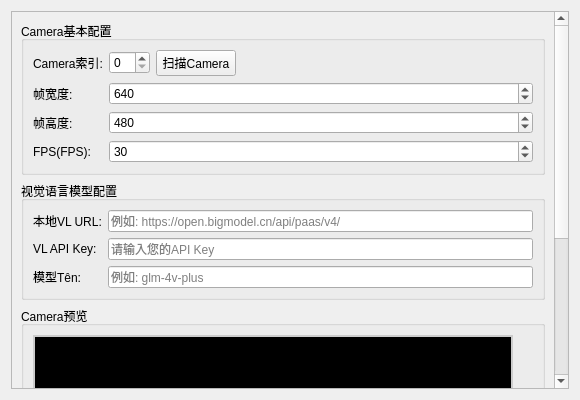
<?xml version="1.0" encoding="UTF-8"?>
<ui version="4.0">
 <class>CameraWidget</class>
 <widget class="QWidget" name="CameraWidget">
  <property name="geometry">
   <rect>
    <x>0</x>
    <y>0</y>
    <width>580</width>
    <height>400</height>
   </rect>
  </property>
  <property name="windowTitle">
   <string>Camera</string>
  </property>
  <layout class="QVBoxLayout" name="verticalLayout">
   <item>
    <widget class="QScrollArea" name="scrollArea">
     <property name="widgetResizable">
      <bool>true</bool>
     </property>
     <widget class="QWidget" name="scrollAreaWidgetContents">
      <property name="geometry">
       <rect>
        <x>0</x>
        <y>0</y>
        <width>578</width>
        <height>380</height>
       </rect>
      </property>
      <layout class="QVBoxLayout" name="contentLayout">
       <item>
        <widget class="QGroupBox" name="camera_basic_group">
         <property name="title">
          <string>Camera基本配置</string>
         </property>
         <layout class="QFormLayout" name="basic_layout">
          <item row="0" column="0">
           <widget class="QLabel" name="label_camera_index">
            <property name="text">
             <string>Camera索引:</string>
            </property>
           </widget>
          </item>
          <item row="0" column="1">
           <layout class="QHBoxLayout" name="camera_index_layout">
            <item>
             <widget class="QSpinBox" name="camera_index_spin">
              <property name="minimum">
               <number>0</number>
              </property>
              <property name="maximum">
               <number>10</number>
              </property>
             </widget>
            </item>
            <item>
             <widget class="QPushButton" name="scan_camera_btn">
              <property name="text">
               <string>扫描Camera</string>
              </property>
             </widget>
            </item>
            <item>
             <spacer name="horizontalSpacer">
              <property name="orientation">
               <enum>Qt::Horizontal</enum>
              </property>
              <property name="sizeHint" stdset="0">
               <size>
                <width>40</width>
                <height>20</height>
               </size>
              </property>
             </spacer>
            </item>
           </layout>
          </item>
          <item row="1" column="0">
           <widget class="QLabel" name="label_frame_width">
            <property name="text">
             <string>帧宽度:</string>
            </property>
           </widget>
          </item>
          <item row="1" column="1">
           <widget class="QSpinBox" name="frame_width_spin">
            <property name="minimum">
             <number>320</number>
            </property>
            <property name="maximum">
             <number>3840</number>
            </property>
            <property name="singleStep">
             <number>160</number>
            </property>
            <property name="value">
             <number>640</number>
            </property>
           </widget>
          </item>
          <item row="2" column="0">
           <widget class="QLabel" name="label_frame_height">
            <property name="text">
             <string>帧高度:</string>
            </property>
           </widget>
          </item>
          <item row="2" column="1">
           <widget class="QSpinBox" name="frame_height_spin">
            <property name="minimum">
             <number>240</number>
            </property>
            <property name="maximum">
             <number>2160</number>
            </property>
            <property name="singleStep">
             <number>120</number>
            </property>
            <property name="value">
             <number>480</number>
            </property>
           </widget>
          </item>
          <item row="3" column="0">
           <widget class="QLabel" name="label_fps">
            <property name="text">
             <string>FPS(FPS):</string>
            </property>
           </widget>
          </item>
          <item row="3" column="1">
           <widget class="QSpinBox" name="fps_spin">
            <property name="minimum">
             <number>1</number>
            </property>
            <property name="maximum">
             <number>60</number>
            </property>
            <property name="value">
             <number>30</number>
            </property>
           </widget>
          </item>
         </layout>
        </widget>
       </item>
       <item>
        <widget class="QGroupBox" name="vl_group">
         <property name="title">
          <string>视觉语言模型配置</string>
         </property>
         <layout class="QFormLayout" name="vl_layout">
          <item row="0" column="0">
           <widget class="QLabel" name="label_local_vl_url">
            <property name="text">
             <string>本地VL URL:</string>
            </property>
           </widget>
          </item>
          <item row="0" column="1">
           <widget class="QLineEdit" name="local_vl_url_edit">
            <property name="placeholderText">
             <string>例如: https://open.bigmodel.cn/api/paas/v4/</string>
            </property>
           </widget>
          </item>
          <item row="1" column="0">
           <widget class="QLabel" name="label_vl_api_key">
            <property name="text">
             <string>VL API Key:</string>
            </property>
           </widget>
          </item>
          <item row="1" column="1">
           <widget class="QLineEdit" name="vl_api_key_edit">
            <property name="echoMode">
             <enum>QLineEdit::Password</enum>
            </property>
            <property name="placeholderText">
             <string>请输入您的API Key</string>
            </property>
           </widget>
          </item>
          <item row="2" column="0">
           <widget class="QLabel" name="label_models">
            <property name="text">
             <string>模型Tên:</string>
            </property>
           </widget>
          </item>
          <item row="2" column="1">
           <widget class="QLineEdit" name="models_edit">
            <property name="placeholderText">
             <string>例如: glm-4v-plus</string>
            </property>
           </widget>
          </item>
         </layout>
        </widget>
       </item>
       <item>
        <widget class="QGroupBox" name="preview_group">
         <property name="title">
          <string>Camera预览</string>
         </property>
         <layout class="QVBoxLayout" name="preview_layout">
          <item>
           <widget class="QLabel" name="preview_label">
            <property name="minimumSize">
             <size>
              <width>320</width>
              <height>240</height>
             </size>
            </property>
            <property name="maximumSize">
             <size>
              <width>480</width>
              <height>360</height>
             </size>
            </property>
            <property name="styleSheet">
             <string>border: 2px solid #ccc; background-color: #000;</string>
            </property>
            <property name="text">
             <string>Camera预览区域
点击刷新预览或更改Camera索引</string>
            </property>
            <property name="alignment">
             <set>Qt::AlignCenter</set>
            </property>
           </widget>
          </item>
          <item>
           <layout class="QHBoxLayout" name="preview_controls_layout">
            <item>
             <widget class="QPushButton" name="start_preview_btn">
              <property name="text">
               <string>开始预览</string>
              </property>
             </widget>
            </item>
            <item>
             <widget class="QPushButton" name="stop_preview_btn">
              <property name="text">
               <string>停止预览</string>
              </property>
              <property name="enabled">
               <bool>false</bool>
              </property>
             </widget>
            </item>
            <item>
             <spacer name="preview_spacer">
              <property name="orientation">
               <enum>Qt::Horizontal</enum>
              </property>
              <property name="sizeHint" stdset="0">
               <size>
                <width>40</width>
                <height>20</height>
               </size>
              </property>
             </spacer>
            </item>
           </layout>
          </item>
         </layout>
        </widget>
       </item>
       <item>
        <spacer name="verticalSpacer">
         <property name="orientation">
          <enum>Qt::Vertical</enum>
         </property>
         <property name="sizeHint" stdset="0">
          <size>
           <width>20</width>
           <height>20</height>
          </size>
         </property>
        </spacer>
       </item>
      </layout>
     </widget>
    </widget>
   </item>
  </layout>
 </widget>
 <resources/>
 <connections/>
</ui>
